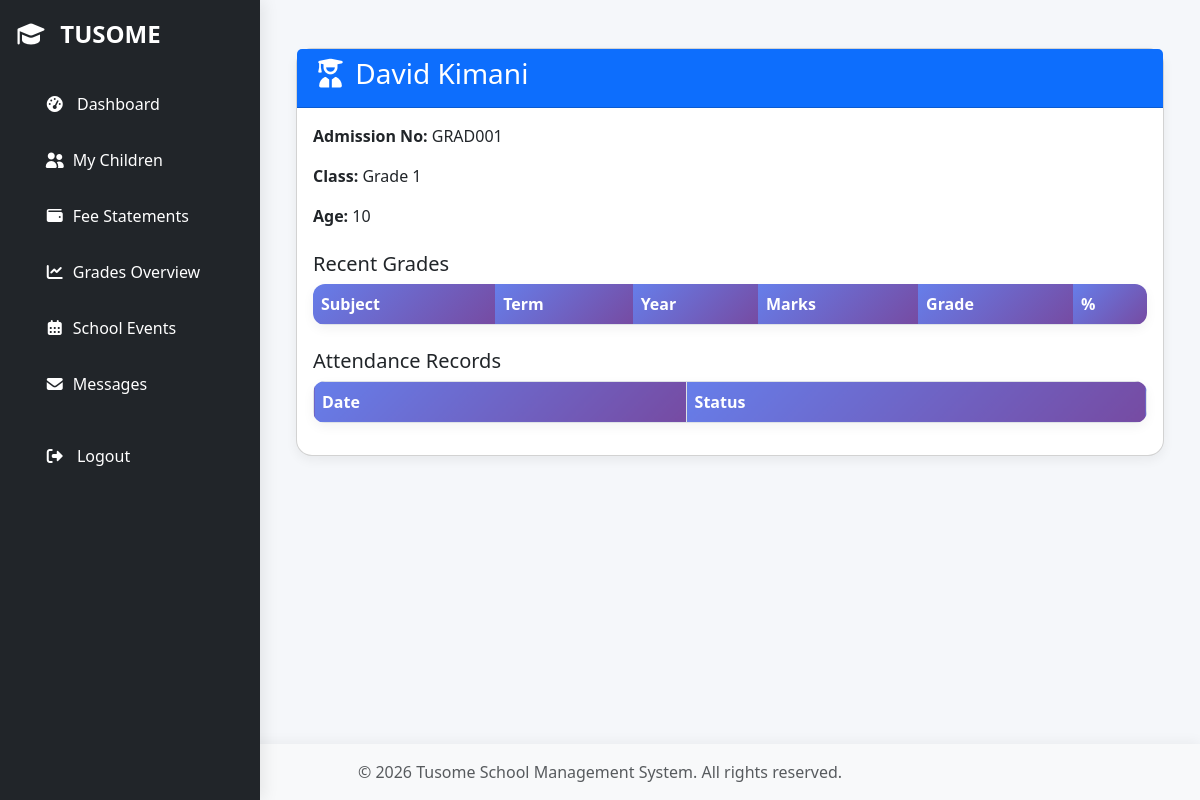
The page /parent/child/1 (signed in) on the database its author committed.
### models.py (models this page shows, shortened)
class Student(db.Model):
    __tablename__ = "students"
    id = db.Column(db.Integer, primary_key=True)
    full_name = db.Column(db.String(100), nullable=False)
    user_id = db.Column(
        db.Integer, db.ForeignKey("users.id"), unique=True, nullable=True
    )
    admission_number = db.Column(db.String(50), unique=True, nullable=False)
    date_of_birth = db.Column(db.Date, nullable=False)
    parent_id = db.Column(db.Integer, db.ForeignKey("users.id"), nullable=True)
    current_class_id = db.Column(db.Integer, db.ForeignKey("classes.id"), nullable=True)
    status = db.Column(db.String(20), default="active")
    pathway = db.Column(
        db.String(50), nullable=True
    )  # STEM / Social Sciences / Arts & Sports
    student_user_profile = db.relationship(
        "User", back_populates="student_profile", foreign_keys=[user_id], uselist=False
    )
    parent = db.relationship(
        "User",
        back_populates="students_as_parent",
        foreign_keys=[parent_id],
        uselist=False,
    )
    current_class = db.relationship(
        "Class",
        back_populates="students",
        foreign_keys=[current_class_id],
        uselist=False,
    )
    attendances = db.relationship(
        "Attendance",
        back_populates="student",
        cascade="all, delete-orphan",
        lazy="select",
    )
    grades = db.relationship(
        "Grade", back_populates="student", cascade="all, delete-orphan", lazy="select"
    )
    fee_statements = db.relationship(
        "FeeStatement",
        back_populates="student",
        cascade="all, delete-orphan",
        lazy="select",
    )
    payments = db.relationship(
        "FeePayment",
        back_populates="student",
        cascade="all, delete-orphan",
        lazy="select",
    )
    @property
    def age(self):
        if self.date_of_birth:
            today = datetime.utcnow().date()
            return (
                today.year
                - self.date_of_birth.year
                - (
                    (today.month, today.day)
                    < (self.date_of_birth.month, self.date_of_birth.day)
                )
            )
        return None
    teacher_classes = db.Table(
        "teacher_classes",
        db.Column(
            "teacher_id", db.Integer, db.ForeignKey("teachers.id"), primary_key=True
        ),
        db.Column(
            "class_id", db.Integer, db.ForeignKey("classes.id"), primary_key=True
        ),
    )
    teacher_subjects = db.Table(
        "teacher_subjects",
        db.Column(
            "teacher_id", db.Integer, db.ForeignKey("teachers.id"), primary_key=True
        ),
        db.Column(
            "subject_id", db.Integer, db.ForeignKey("subjects.id"), primary_key=True
        ),
    )

class Class(db.Model):
    __tablename__ = "classes"
    id = db.Column(db.Integer, primary_key=True)
    name = db.Column(db.String(50), unique=True, nullable=False)
    level = db.Column(db.String(50), nullable=False)
    class_teacher_id = db.Column(
        db.Integer,
        db.ForeignKey("teachers.id"),
        nullable=True,
    )
    class_teacher = db.relationship(
        "Teacher",
        foreign_keys=[class_teacher_id],
        back_populates="classes_as_teacher",
        lazy="joined",
    )
    subject_teachers = db.relationship(
        "Teacher",
        secondary=class_subject_teacher,
        backref="teaching_classes",
        lazy="select",
    )
    students = db.relationship(
        "Student",
        back_populates="current_class",
        cascade="all, delete-orphan",
        lazy="select",
    )
    subjects = db.relationship("Subject", back_populates="class_", lazy="select")
    attendances = db.relationship(
        "Attendance",
        back_populates="class_obj",
        cascade="all, delete-orphan",
        lazy="select",
    )

### routes/parents.py (the view)
@parent_bp.route("/child/<int:student_id>")
@login_required
def child_detail(student_id):
    parent_required()
    child = Student.query.get_or_404(student_id)
    if child.parent_id != current_user.id:
        abort(403)
    grades = Grade.query.filter_by(student_id=child.id).order_by(
        Grade.year.desc(), Grade.term.desc()
    )
    statements = FeeStatement.query.filter_by(student_id=child.id)
    payments = FeePayment.query.filter_by(student_id=child.id).order_by(
        FeePayment.payment_date.desc()
    )
    attendance = Attendance.query.filter_by(student_id=child.id).order_by(
        Attendance.date.desc()
    )
    return render_template(
        "parent/child_detail.html",
        child=child,
        grades=grades,
        statements=statements,
        payments=payments,
        attendance=attendance,
    )

### app.py (called while the page is built)
@login_manager.user_loader
def load_user(user_id):
    return User.query.get(int(user_id))

def create_app():
    app = Flask(__name__)
    app.config.from_object(Config)
    app.config["SQLALCHEMY_DATABASE_URI"] = "sqlite:///site.db"
    app.config["SQLALCHEMY_TRACK_MODIFICATIONS"] = False
    app.config["SECRET_KEY"] = "your-secret-key"
    db.init_app(app)
    login_manager.init_app(app)
    migrate.init_app(app, db)
    mail.init_app(app)
    login_manager.login_view = "auth_bp.login"
    @app.context_processor
    def inject_now():
        return {"now": datetime.now()}
    @app.route("/")
    def index():
        return redirect(url_for("auth_bp.login"))
    register_blueprints(app)
    register_cli(app)
    return app

### models.py (called while the page is built)
    def is_admin(self):
        return bool(self.role and self.role.lower() == "admin")

    def is_teacher(self):
        return bool(self.role and self.role.lower() == "teacher")

    def is_parent(self):
        return bool(self.role and self.role.lower() == "parent")

    def is_student(self):
        return bool(self.role and self.role.lower() == "student")

    def is_finance(self):
        return bool(self.role and self.role.lower() == "finance")

    @property
    def children(self):
        return self.students_as_parent

### routes/parents.py (called while the page is built)
def parent_required():
    if not current_user.is_parent():
        abort(403)

### Templates/parent/child_detail.html (shortened to what this page needs)
{% extends "base.html" %}
{% block content %}
    <div class="container my-4">
        <div class="card">
            <div class="card-header bg-primary text-white">
                <h3>
                    <i class="fas fa-user-graduate"></i> {{ child.full_name }}
                </h3>
            </div>
            <div class="card-body">
                <p>
                    <strong>Admission No:</strong> {{ child.admission_number }}
                </p>
                <p>
                    <strong>Class:</strong> {{ child.current_class.name if child.current_class else 'N/A' }}
                </p>
                <p>
                    <strong>Age:</strong> {{ child.age or 'N/A' }}
                </p>
                <h5 class="mt-4">Recent Grades</h5>
                {% if grades %}
                    <table class="table table-striped">
                        <thead>
                            <tr>
                                <th>Subject</th>
                                <th>Term</th>
                                <th>Year</th>
                                <th>Marks</th>
                                <th>Grade</th>
                                <th>%</th>
                            </tr>
                        </thead>
                    </table>
                {% else %}
                    <p>No grades available.</p>
                {% endif %}
                <h5 class="mt-4">Attendance Records</h5>
                {% if attendance %}
                    <table class="table table-bordered">
                        <thead>
                            <tr>
                                <th>Date</th>
                                <th>Status</th>
                            </tr>
                        </thead>
                    </table>
                {% else %}
                    <p>No attendance records.</p>
                {% endif %}
            </div>
        </div>
    </div>
{% endblock %}

### static/tom-select.css (style rules this page uses)
:root { --ts-pr-clear-button: 0px; --ts-pr-caret: 0px; --ts-pr-min: .75rem; }

### Templates/base.html (style rules this page uses)
:root { --primary-gradient: linear-gradient(135deg, #4facfe, #00f2fe); --secondary-gradient: linear-gradient(135deg, #667eea, #764ba2); --danger-gradient: linear-gradient(135deg, #ff758c, #ff7eb3); --success-gradient: linear-gradient(135deg, #43e97b, #38f9d7); --dark-bg: #2c3e50; }
body { background: #f5f7fa; font-family: "Segoe UI", Tahoma, Geneva, Verdana, sans-serif; color: #2d3436; animation: fadeIn 0.6s ease-in-out; padding: 0px; display: flex; flex-direction: column; min-height: 100vh; }
.table { border-radius: 12px; overflow: hidden; box-shadow: 0 4px 12px rgba(0, 0, 0, 0.05); }
.table th { background: var(--secondary-gradient); color: #fff; font-weight: 600; }
.card { border-radius: 16px; box-shadow: 0 4px 12px rgba(0, 0, 0, 0.06); transition: all 0.3s ease; }
html, body { height: 100%; margin: 0; padding: 0; }

### rows shown on the page
Student: full_name "David Kimani", admission_number "GRAD001", date_of_birth "10"
Class: current_class "Grade 1"
